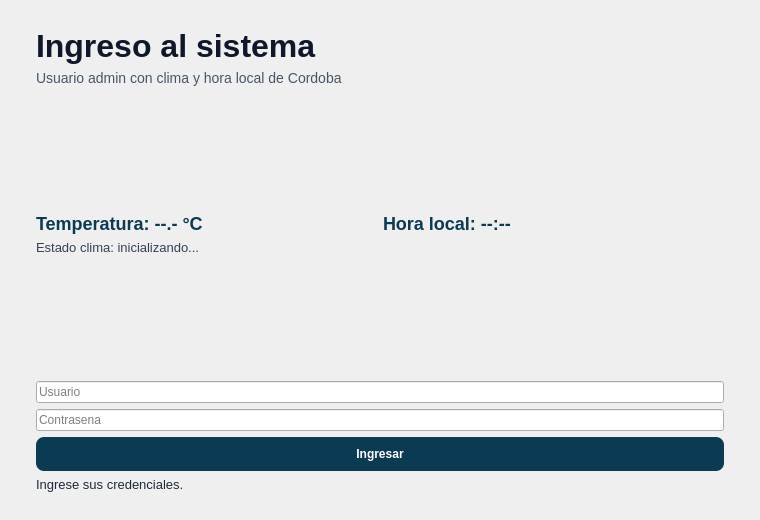
<?xml version="1.0" encoding="UTF-8"?>
<ui version="4.0">
 <class>LoginWidget</class>
 <widget class="QWidget" name="LoginWidget">
  <property name="geometry">
   <rect>
    <x>0</x>
    <y>0</y>
    <width>760</width>
    <height>520</height>
   </rect>
  </property>
  <property name="windowTitle">
   <string>Login - Clima en Cordoba</string>
  </property>
  <layout class="QVBoxLayout" name="verticalLayout">
   <property name="leftMargin">
    <number>36</number>
   </property>
   <property name="topMargin">
    <number>28</number>
   </property>
   <property name="rightMargin">
    <number>36</number>
   </property>
   <property name="bottomMargin">
    <number>28</number>
   </property>
   <item>
    <widget class="QLabel" name="titleLabel">
     <property name="text">
      <string>Ingreso al sistema</string>
     </property>
     <property name="styleSheet">
      <string notr="true">font-size: 32px; font-weight: 700; color: #0f172a;</string>
     </property>
    </widget>
   </item>
   <item>
    <widget class="QLabel" name="subtitleLabel">
     <property name="text">
      <string>Usuario admin con clima y hora local de Cordoba</string>
     </property>
     <property name="styleSheet">
      <string notr="true">font-size: 14px; color: #475569;</string>
     </property>
    </widget>
   </item>
   <item>
    <spacer name="verticalSpacer1">
     <property name="orientation">
      <enum>Qt::Vertical</enum>
     </property>
     <property name="sizeHint" stdset="0">
      <size>
       <width>20</width>
       <height>10</height>
      </size>
     </property>
    </spacer>
   </item>
   <item>
    <layout class="QHBoxLayout" name="weatherLayout">
     <item>
      <widget class="QLabel" name="temperatureLabel">
       <property name="text">
        <string>Temperatura: --.- °C</string>
       </property>
       <property name="styleSheet">
        <string notr="true">font-size: 18px; color: #0b3a53; font-weight: 600;</string>
       </property>
      </widget>
     </item>
     <item>
      <widget class="QLabel" name="timeLabel">
       <property name="text">
        <string>Hora local: --:--</string>
       </property>
       <property name="styleSheet">
        <string notr="true">font-size: 18px; color: #0b3a53; font-weight: 600;</string>
       </property>
      </widget>
     </item>
    </layout>
   </item>
   <item>
    <widget class="QLabel" name="weatherStatusLabel">
     <property name="text">
      <string>Estado clima: inicializando...</string>
     </property>
     <property name="wordWrap">
      <bool>true</bool>
     </property>
     <property name="styleSheet">
      <string notr="true">color: #334155; font-size: 13px;</string>
     </property>
    </widget>
   </item>
   <item>
    <spacer name="verticalSpacer2">
     <property name="orientation">
      <enum>Qt::Vertical</enum>
     </property>
     <property name="sizeHint" stdset="0">
      <size>
       <width>20</width>
       <height>18</height>
      </size>
     </property>
    </spacer>
   </item>
   <item>
    <widget class="QLineEdit" name="usernameEdit">
     <property name="placeholderText">
      <string>Usuario</string>
     </property>
    </widget>
   </item>
   <item>
    <widget class="QLineEdit" name="passwordEdit">
     <property name="placeholderText">
      <string>Contrasena</string>
     </property>
     <property name="echoMode">
      <enum>QLineEdit::Password</enum>
     </property>
    </widget>
   </item>
   <item>
    <widget class="QPushButton" name="loginButton">
     <property name="text">
      <string>Ingresar</string>
     </property>
     <property name="styleSheet">
      <string notr="true">QPushButton { background-color: #0b3a53; color: white; border-radius: 8px; padding: 10px; font-weight: 700; }
QPushButton:disabled { background-color: #93a7b5; }</string>
     </property>
    </widget>
   </item>
   <item>
    <widget class="QLabel" name="loginStatusLabel">
     <property name="text">
      <string>Ingrese sus credenciales.</string>
     </property>
     <property name="wordWrap">
      <bool>true</bool>
     </property>
     <property name="styleSheet">
      <string notr="true">font-size: 13px; color: #1e293b;</string>
     </property>
    </widget>
   </item>
  </layout>
 </widget>
 <resources/>
 <connections/>
</ui>
